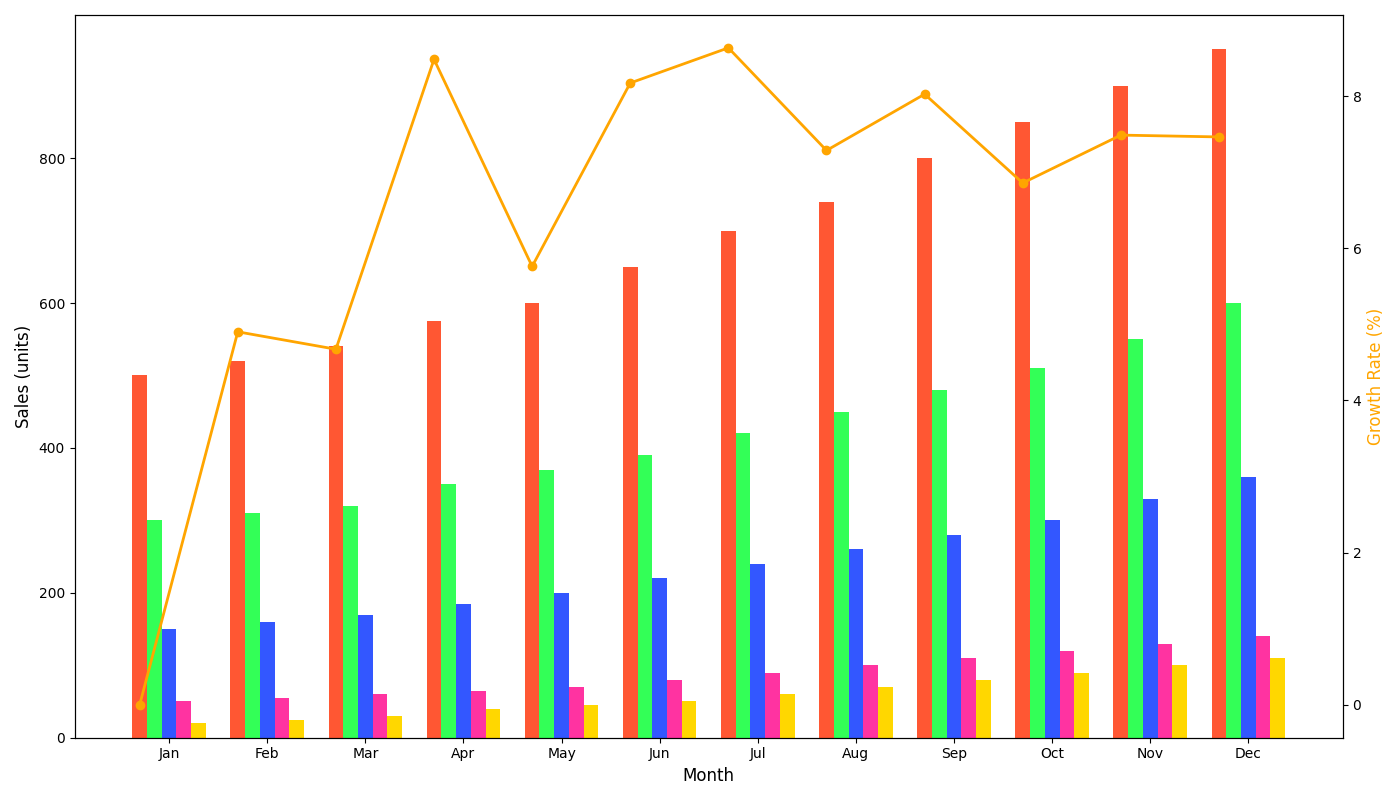

The Python source for this figure:
import matplotlib.pyplot as plt
import numpy as np

months = ["Jan", "Feb", "Mar", "Apr", "May", "Jun", "Jul", "Aug", "Sep", "Oct", "Nov", "Dec"]
supermarkets_sales = [500, 520, 540, 575, 600, 650, 700, 740, 800, 850, 900, 950]
convenience_stores_sales = [300, 310, 320, 350, 370, 390, 420, 450, 480, 510, 550, 600]
online_retailers_sales = [150, 160, 170, 185, 200, 220, 240, 260, 280, 300, 330, 360]
specialty_shops_sales = [50, 55, 60, 65, 70, 80, 90, 100, 110, 120, 130, 140]
popup_stands_sales = [20, 25, 30, 40, 45, 50, 60, 70, 80, 90, 100, 110]

total_sales = np.array(supermarkets_sales) + np.array(convenience_stores_sales) \
              + np.array(online_retailers_sales) + np.array(specialty_shops_sales) \
              + np.array(popup_stands_sales)

growth_rate = np.diff(total_sales) / total_sales[:-1] * 100
growth_rate = np.insert(growth_rate, 0, 0)

bar_width = 0.15
r1 = np.arange(len(months))
r2 = [x + bar_width for x in r1]
r3 = [x + bar_width for x in r2]
r4 = [x + bar_width for x in r3]
r5 = [x + bar_width for x in r4]

fig, ax1 = plt.subplots(figsize=(14, 8))

ax1.bar(r1, supermarkets_sales, color='#FF5733', width=bar_width, edgecolor='none')
ax1.bar(r2, convenience_stores_sales, color='#33FF57', width=bar_width, edgecolor='none')
ax1.bar(r3, online_retailers_sales, color='#3357FF', width=bar_width, edgecolor='none')
ax1.bar(r4, specialty_shops_sales, color='#FF33A1', width=bar_width, edgecolor='none')
ax1.bar(r5, popup_stands_sales, color='#FFD700', width=bar_width, edgecolor='none')

ax2 = ax1.twinx()
ax2.plot(months, growth_rate, color='#FFA500', marker='o', linewidth=2)

ax1.set_xlabel("Month", fontsize=12)
ax1.set_ylabel("Sales (units)", fontsize=12)
ax2.set_ylabel("Growth Rate (%)", fontsize=12, color='#FFA500')

ax1.set_xticks([r + bar_width*2 for r in range(len(months))])
ax1.set_xticklabels(months)

fig.tight_layout()
plt.show()
